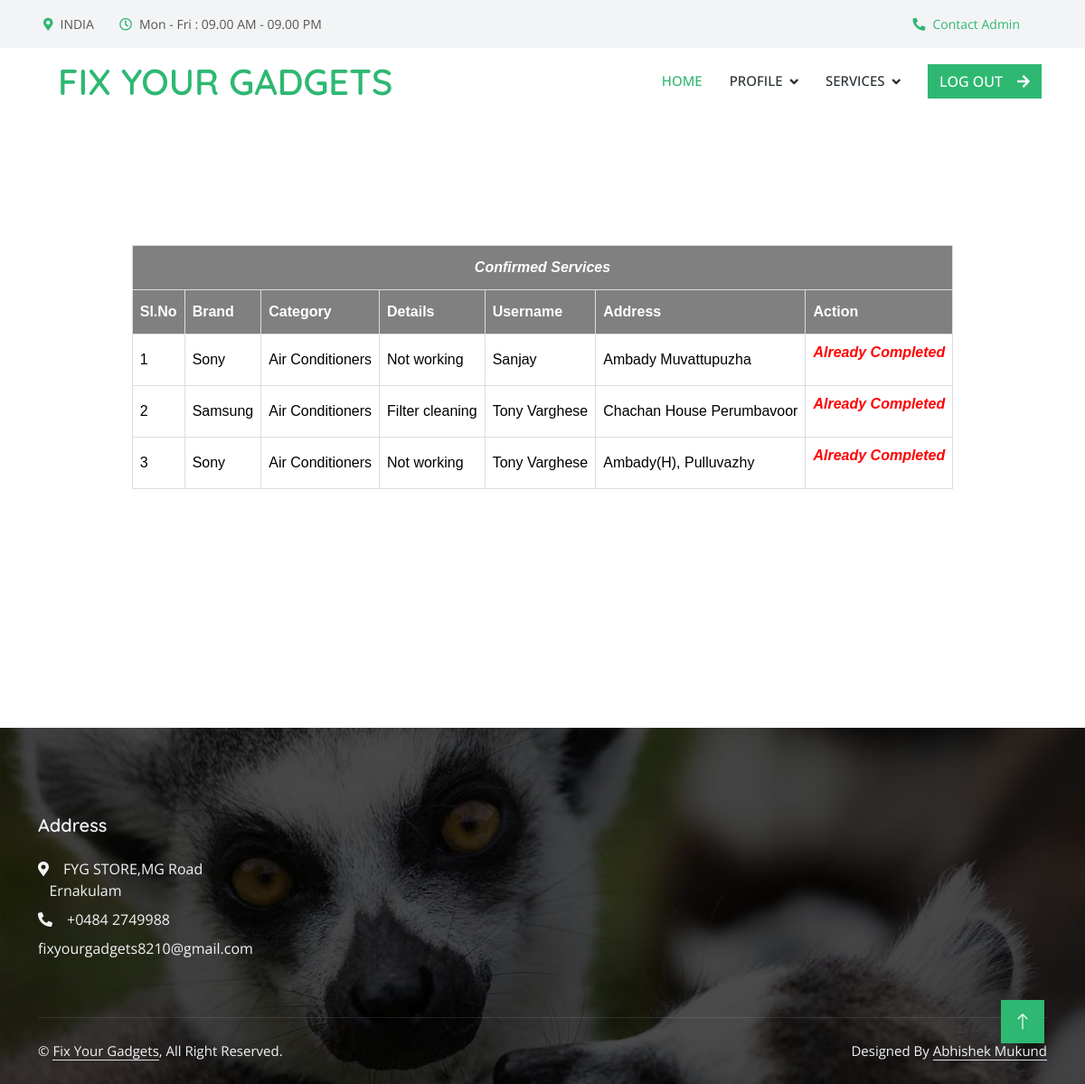
Page /Technician/viewconfimedservice/ (signed in) on the committed database.
### Admin/models.py (models this page shows, shortened)
class Assignservicebook(models.Model):
    asb_status=models.IntegerField(default=0)
    technician=models.ForeignKey(Technician,on_delete=models.SET_NULL,null=True)
    servicebooking=models.ForeignKey('User.Servicebook',on_delete=models.SET_NULL,null=True)

class Brand(models.Model):
    brand_name=models.CharField(max_length=50)

class Category(models.Model):
    category_name=models.CharField(max_length=50)

### User/models.py (models this page shows)
class Servicebook(models.Model):
    Servicebook_details=models.CharField(max_length=100)
    Servicebook_address=models.CharField(max_length=100)
    Servicebook_date=models.DateField(auto_now_add=True)
    Servicebook_status=models.IntegerField(default=0)
    payment_status=models.IntegerField(default=0)
    category=models.ForeignKey('Admin.Category',on_delete=models.SET_NULL,null=True)
    brand=models.ForeignKey('Admin.Brand',on_delete=models.SET_NULL,null=True)
    user=models.ForeignKey(User,on_delete=models.SET_NULL,null=True)

### Guest/models.py (models this page shows)
class User(models.Model):
    user_name=models.CharField(max_length=50)
    user_gender=models.CharField(max_length=50)
    user_contact=models.CharField(max_length=50)
    user_email=models.CharField(max_length=50)
    user_photo=models.FileField(upload_to='UserDocs/')
    user_proof=models.FileField(upload_to='UserDocs/')
    user_password=models.CharField(max_length=50)
    user_address=models.CharField(max_length=100)
    place=models.ForeignKey('Admin.Place',on_delete=models.CASCADE)

### Technician/views.py (the view)
# urls.py: path('viewconfimedservice/', views.ConfirmedServices,name="viewconfimedservice"),
def ConfirmedServices(request):
    if 'tid' in request.session:
        serv=Assignservicebook.objects.filter(technician=request.session["tid"])
        return render(request,"Technician/ViewConfirmedServices.html",{'res':serv})
    else:
        return redirect('guest:Home')

### Technician/Templates/Technician/ViewConfirmedServices.html (shortened to what this page needs)
{% extends 'Technician/Head.html' %}
{% load static %}
{% block content %}
<!DOCTYPE html>
<html lang="en">
<head>
</head>
<body>
    <div id="tab">
        <br>
        <br>
        <br>
        <br>
        <br>
        <br>
    <table border="1" align="center">
        <tr>
            <th colspan="8"><center><i>Confirmed Services</i></center></th>
            </tr>
        <tr>
            <th>Sl.No</th>
            <th>Brand</th>
            <th>Category</th>
            <th>Details</th>
            <th>Username</th>
            <th>Address</th>
            <th>Action</th>
        </tr>
       {% for i in res %}
        <tr>
            <td>{{forloop.counter}}</td>
            <td>{{i.servicebooking.brand.brand_name}}</td>
            <td>{{i.servicebooking.category.category_name}}</td>
            <td>{{i.servicebooking.Servicebook_details}}</td>
            <td>{{i.servicebooking.user.user_name}}</td>
            <td>{{i.servicebooking.Servicebook_address}}</td>
            <td>
                {% if i.asb_status == 2 %}
                <a href="{% url 'technician:servbill' i.id %}">Proceed To Complete</a>
                {% else %}
                <p><font color="red"><b><i>Already Completed</i></b></font></p>
                {% endif %}
            </td>
        </tr>
        {% endfor %}
    </table>
    </div>
    <br>
<br>
<br>
<br>
<br>
<br>
<br>
<br>
<br>
</body>
</html>
{% endblock content %}

### Guest/static/Technician/css/style.css (style rules this page uses)
:root { --primary: #2EB872; --light: #F3F4F5; --dark: #282F34; }

### Guest/static/form.css (style rules this page uses)
#tab { font-family: "Trebuchet MS", Arial, Helvetica, sans-serif; border-collapse: collapse; width: 100%; }
#tab td, #tab th { border: 1px solid #ddd; padding: 8px; color: black; }
#tab th { padding-top: 12px; padding-bottom: 12px; text-align: left; background-color: gray; color: white; }

### rows in the picture
Assignservicebook: servicebooking.brand.brand_name "Sony", servicebooking.category.category_name "Air Conditioners", servicebooking.Servicebook_details "Not working", servicebooking.user.user_name "Sanjay", servicebooking.Servicebook_address "Ambady Muvattupuzha", asb_status "Already Completed"
Assignservicebook: servicebooking.brand.brand_name "Samsung", servicebooking.category.category_name "Air Conditioners", servicebooking.Servicebook_details "Filter cleaning", servicebooking.user.user_name "Tony Varghese", servicebooking.Servicebook_address "Chachan House Perumbavoor", asb_status "Already Completed"
Assignservicebook: servicebooking.brand.brand_name "Sony", servicebooking.category.category_name "Air Conditioners", servicebooking.Servicebook_details "Not working", servicebooking.user.user_name "Tony Varghese", servicebooking.Servicebook_address "Ambady(H), Pulluvazhy", asb_status "Already Completed"
